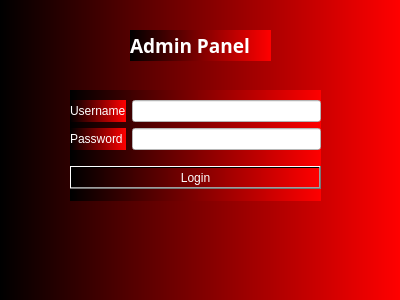
<?xml version="1.0" encoding="UTF-8"?>
<ui version="4.0">
 <class>admin</class>
 <widget class="QDialog" name="admin">
  <property name="geometry">
   <rect>
    <x>0</x>
    <y>0</y>
    <width>400</width>
    <height>300</height>
   </rect>
  </property>
  <property name="windowTitle">
   <string>Dialog</string>
  </property>
  <property name="styleSheet">
   <string notr="true">font: 8pt &quot;MS Reference Sans Serif&quot;;
background-color: qlineargradient(spread:pad, x1:0, y1:0, x2:1, y2:0, stop:0 rgba(0, 0, 0), stop:1 rgba(255, 0, 0));
color: rgb(255, 255, 255);</string>
  </property>
  <widget class="QLabel" name="label_3">
   <property name="geometry">
    <rect>
     <x>130</x>
     <y>30</y>
     <width>141</width>
     <height>31</height>
    </rect>
   </property>
   <property name="font">
    <font>
     <family>MS Reference Sans Serif</family>
     <pointsize>8</pointsize>
     <weight>50</weight>
     <italic>false</italic>
     <bold>false</bold>
    </font>
   </property>
   <property name="text">
    <string>&lt;html&gt;&lt;head/&gt;&lt;body&gt;&lt;p&gt;&lt;span style=&quot; font-size:14pt; font-weight:600;&quot;&gt;Admin Panel&lt;/span&gt;&lt;/p&gt;&lt;/body&gt;&lt;/html&gt;</string>
   </property>
  </widget>
  <widget class="QWidget" name="layoutWidget">
   <property name="geometry">
    <rect>
     <x>70</x>
     <y>90</y>
     <width>251</width>
     <height>111</height>
    </rect>
   </property>
   <layout class="QVBoxLayout" name="verticalLayout_3">
    <item>
     <layout class="QHBoxLayout" name="horizontalLayout">
      <item>
       <layout class="QVBoxLayout" name="verticalLayout">
        <item>
         <widget class="QLabel" name="label">
          <property name="text">
           <string>Username</string>
          </property>
         </widget>
        </item>
        <item>
         <widget class="QLabel" name="label_2">
          <property name="text">
           <string>Password</string>
          </property>
         </widget>
        </item>
       </layout>
      </item>
      <item>
       <layout class="QVBoxLayout" name="verticalLayout_2">
        <item>
         <widget class="QLineEdit" name="lineEdit_Username">
          <property name="styleSheet">
           <string notr="true">background-color: rgb(255, 255, 255);
color: rgb(0, 0, 0);</string>
          </property>
         </widget>
        </item>
        <item>
         <widget class="QLineEdit" name="lineEdit_2_Password">
          <property name="styleSheet">
           <string notr="true">color: rgb(0, 0, 0);
background-color: rgb(255, 255, 255);</string>
          </property>
         </widget>
        </item>
       </layout>
      </item>
     </layout>
    </item>
    <item>
     <widget class="QPushButton" name="pushButton_Login">
      <property name="text">
       <string>Login</string>
      </property>
     </widget>
    </item>
   </layout>
  </widget>
 </widget>
 <resources/>
 <connections/>
</ui>
